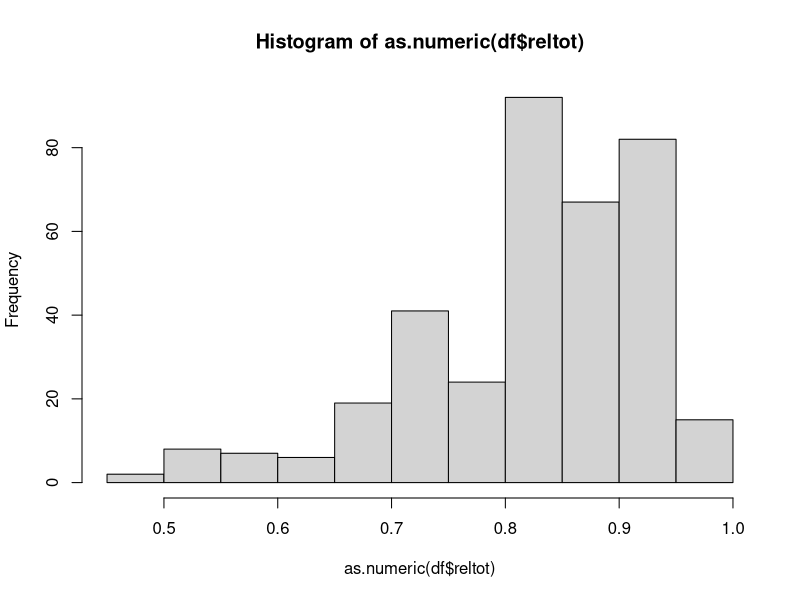
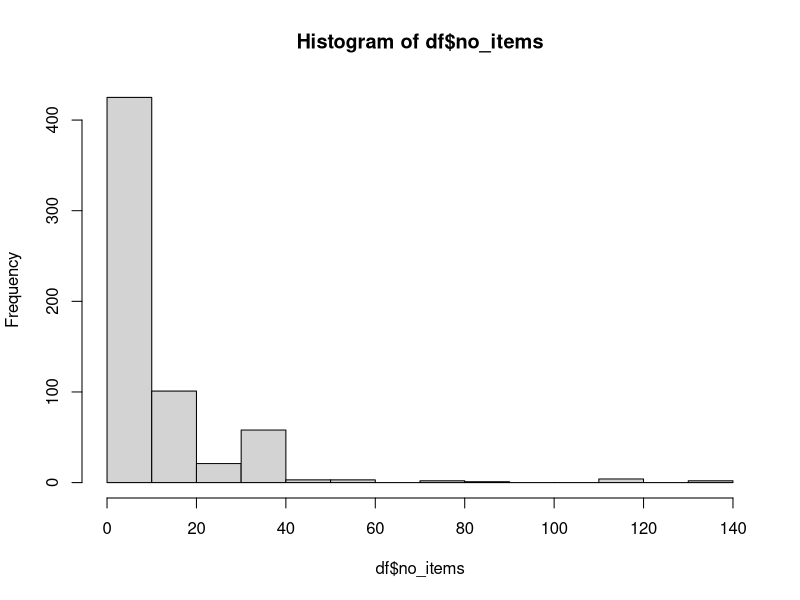

Recreate these plots in R, in order. (Note: this script raises an error after producing the figures.)
### CODE FOR MAIN STUDY SYSTEMATIC REVIEW MEASUREMENT INVARIANCE ##
### This is code to sample articles for which we will attempt to perform measurement invariance checks for step 2, 3, and 4
rm(list=ls())        # clear workspace
require("lavaan")    # to simulate factor model and run MI tests
require("readxl")    # to load codebook
require("writexl")   # to write away final codebooks

# function to check how many groups are compared for each study
assign.groups <- function(x) {
  if(is.na(x['n3_rep'])) {
    no_group <- 2
  } else if(is.na(x['n4_rep'])) {
    no_group <- 3
  } else if(is.na(x['n5_rep'])) {
    no_group <- 4 
  } else {
    no_group <- 5
  }
  return(no_group)
}

# function to count the total number of articles and studies in a dataframe
count_articles <- function(x) {
  length(unique(x$article_id_recoded))
}

count_studies <- function(x) {
  df.temp <- x %>%
    distinct(article_id, study_recoded) %>%
    group_by(article_id) %>%
    summarize("studies" = n())
  no_studies <- sum(df.temp$studies) 
  return(no_studies)
}

# load data from main study
df <- read_excel("../data/codebook-main-step1.xlsx") # load data

temp <- df[df$reflective==1,]
temp <- temp[!is.na(temp$reflective),]
temp2 <- temp[!temp$mitest_rep==1,]

# give all data points a unique id so we can delete doubles later
df$id <- 1:nrow(df)

# filter out studies that reported on doing a measurement invariance check
df$mitest_rep <- as.numeric(df$mitest_rep)
df.checked <- subset(df,mitest_rep == 1) 

# check distribution of reliabilities of all studies
df$reltot <- as.numeric(df$reltot)
hist(as.numeric(df$reltot))
mean(df$reltot, na.rm=T) # 0.83

# check distribution of number of items of all studies
df$no_items <- as.numeric(df$no_items)
hist(df$no_items)

# remove studies that checked for MI
df.notchecked <- subset(df,mitest_rep == 0)

# select only studies that report reliability and number of items
dfs <- df.notchecked[!is.na(df.notchecked$reltot) & df.notchecked$no_items != "NA" & !is.na(df.notchecked$no_items),]
count_articles(dfs) # 37 articles
count_studies(dfs)  # 68 studies

# count number of articles and studies that drop out
count_articles(temp); count_studies(temp)    # 98 articles and 151  studies in total that compare on reflective scale
count_articles(temp) - count_articles(dfs)   # 61 articles that did not have info on reliability or no items
count_studies(temp) - count_studies(dfs)     # 83 studies that did not have info on reliability or no items

# some studies have sample sizes for groups but not the total one. 
# we will assign n_rep = sum of all the group sample sizes

# calculate inter item correlation for all studies
dfs$iic <- -(dfs$reltot / (dfs$no_items * dfs$reltot - dfs$reltot - dfs$no_items))
dfs <- as.data.frame(dfs)

# how many groups are compared for each row?
dfs$no_group <- apply(dfs,1,assign.groups)

# simulate factor model and check power to detect measurement non-invariance in the intercepts
for (i in 1:nrow(dfs)) {
  
  # simulate one-factor model with specific parameter values
  k <- dfs$no_group[i]
  
  # extract sample size for each level of k groups
  if (k == 2) {
    
    nobs <- as.numeric(c(dfs$n1_rep[i],dfs$n2_rep[i]))
    
  } else if (k == 3) {
    
    nobs <- as.numeric(c(dfs$n1_rep[i],dfs$n2_rep[i],dfs$n3_rep[i]))
    
  } else if (k == 4) {
    
    nobs <- as.numeric(c(dfs$n1_rep[i],dfs$n2_rep[i],dfs$n3_rep[i],dfs$n4_rep[i]))
    
  } else if (k == 5) {
    
    nobs <- as.numeric(c(dfs$n1_rep[i],dfs$n2_rep[i],dfs$n3_rep[i],dfs$n4_rep[i],dfs$n5_rep[i]))
    
  }
  
  # if no group sample sizes reported, take the total sample size and divide it by the number of groups
  if (is.na(nobs[1])) {
    
    nobs <- round(rep(as.numeric(dfs$n_rep[i])/k,k))

  }
  
  # number of items
  q <- dfs$no_items[i]
  
  # factor loadings (square root of the inter-item correlation)
  lambdas <- rep(sqrt(dfs$iic[i]),q)
  lambda <- matrix(c(lambdas), nrow = q, ncol = 1) 
  
  # error variances (1 - lambda^2)
  errorvar <- 1 - lambdas[1:q] * lambdas[1:q]  
  theta <- matrix(0,nrow=q,ncol=q)
  diag(theta) <- errorvar
  
  # latent variance
  phi <- 1 
  
  # assign values to item intercepts 
  # (50% of groups gets intercept difference of 0.5 in all items, see line 182 for more info)
  if (k == 2) {
    
    nu <- c(0,0.5)
    
  } else if (k == 3) {
    
    nu <- c(0,0,0.5)
    
  } else if (k == 4) {
    
    nu <- c(0,0,0.5,0.5)
    
  } else if (k == 5) {
    
    nu <- c(0,0,0,0.5,0.5)
    
  }
  
  # latent mean estimate
  alpha <- rep(0,k)
  
  # column names for covariance matrices and mean vectors (needed to estimate in lavaan)
  colnms <- NA
  for(z in 1:q){
    colnms[z] <- paste0('V', z)
  }
  
  # construct covariance matrices and mean vectors for each level of k
  if (k == 2) {
    
    mu.pop.1 <- nu[1] + lambda %*% alpha[1]									                   
    mu.pop.2 <- nu[2] + lambda %*% alpha[2]
    mu.pop <- list(mu.pop.1,mu.pop.2)
    
    sigma.pop.1 <- lambda %*% phi %*% t(lambda) + theta
    colnames(sigma.pop.1) <- colnms
    sigma.pop <- list(sigma.pop.1,sigma.pop.1)
    
    
  } else if (k == 3) {
    
    mu.pop.1 <- nu[1] + lambda %*% alpha[1]									                   									                   
    mu.pop.2 <- nu[2] + lambda %*% alpha[2]
    mu.pop.3 <- nu[3] + lambda %*% alpha[3]
    mu.pop <- list(mu.pop.1,mu.pop.2,mu.pop.3)
    
    sigma.pop.1 <- lambda %*% phi %*% t(lambda) + theta
    colnames(sigma.pop.1) <- colnms
    sigma.pop <- list(sigma.pop.1,sigma.pop.1,sigma.pop.1)
    
  } else if (k == 4) {
    
    mu.pop.1 <- nu[1] + lambda %*% alpha[1]									                   
    mu.pop.2 <- nu[2] + lambda %*% alpha[2]
    mu.pop.3 <- nu[3] + lambda %*% alpha[3]
    mu.pop.4 <- nu[4] + lambda %*% alpha[4]
    mu.pop <- list(mu.pop.1,mu.pop.2,mu.pop.3,mu.pop.4)
    
    sigma.pop.1 <- lambda %*% phi %*% t(lambda) + theta
    colnames(sigma.pop.1) <- colnms
    sigma.pop <- list(sigma.pop.1,sigma.pop.1,sigma.pop.1,sigma.pop.1)
    
  } else if (k == 5) {
    
    mu.pop.1 <- nu[1] + lambda %*% alpha[1]									                   
    mu.pop.2 <- nu[2] + lambda %*% alpha[2]
    mu.pop.3 <- nu[3] + lambda %*% alpha[3]
    mu.pop.4 <- nu[4] + lambda %*% alpha[4]
    mu.pop.5 <- nu[5] + lambda %*% alpha[5]
    mu.pop <- list(mu.pop.1,mu.pop.2,mu.pop.3,mu.pop.4,mu.pop.5)
    
    sigma.pop.1 <- lambda %*% phi %*% t(lambda) + theta
    colnames(sigma.pop.1) <- colnms
    sigma.pop <- list(sigma.pop.1,sigma.pop.1,sigma.pop.1,sigma.pop.1,sigma.pop.1)
    
  }
  
  # we assigned bias in all indicators for 50% of the groups, but we only need bias in 1/3 of those indicators
  # here we assign an intercept of 0 (no bias) to 2/3 of the indicators that were 0.50. 
  for(x in 2:k){
    mu.pop[[x]][((round(q/3))+1):q] <- 0
  }
  
  # construct model syntax for lavaan to analyze
  mods.metric <- mods.scalar <- NA

  for(l in 1:q){
    mods.metric[l] <- c(paste0("F1 =~", 'V', l))
    mods.scalar[l] <- c(paste0("F1 =~", 'V', l))
    
  }

  mods.metric[q+1] <- paste0("F1~ c(", paste0(rep(0,k), sep= "",collapse = ","), ")*1")
  mods.scalar[q+1] <- paste0("F1~ c(0,", paste0(rep(NA,k-1), sep= "",collapse = ","), ")*1")
  
  # Fit metric (loadings equal across groups) and scalar invariance (loadings and intercepts equal across groups) models
  mod.metric <- cfa(mods.metric, sample.cov = sigma.pop, sample.mean = mu.pop, sample.nobs = nobs, std.lv=T, group.equal = c("loadings"))
  mod.scalar <- cfa(mods.scalar, sample.cov = sigma.pop, sample.mean = mu.pop, sample.nobs = nobs, std.lv=T, group.equal = c("loadings","intercepts"))
  
  # likelihood ratio test between the models
  mod <- anova(mod.metric,mod.scalar)

  # extract chisquare difference between the two models as NCP + extract degrees of freedom
  ncp <- mod$`Chisq diff`[2]
  dof <- mod$`Df`[2] - mod$`Df`[1]
  
  # power estimate given degrees of freedom and NCP
  # indicates power to detect intercept non-invariance in 1/3 of the indicators for 1/2 of the groups
  power.cfa.th <- 1 - pchisq(qchisq(.95, df = dof), df = dof, ncp = ncp) 
  dfs$powerncp[i] <- as.numeric(power.cfa.th)
}

# select only those studies that have a power to detect non-invariance of > 0.80
df.select <- dfs[dfs$powerncp >= 0.80,1:39]

# calculate dropout of articles/studies/comparisons that do not have enough power
count_articles(df.select); count_studies(df.select) # 35 articles and 65 studies and 294 comparisons have enough power
test <- dfs[!dfs$powerncp >= 0.80,1:39]             # 12 comparisons don't have enough power

# are the colnames for the selected studies and the ones reporting on MI the same?
colnames(df.select) == colnames(df.checked)
# id variable is only included in df.checked, not df.select

# multiple ids in both dataframes?
unique(df.checked$id) %in% unique(df.select$id)
unique(df.select$id) %in% unique(df.checked$id)

# save dataset of studies that investigated MI (step 2 and step 3)
write_xlsx(df.checked, "../data/codebook-main-step2step3-sample-without-results.xlsx")

# save final dataset of studies that we will attempt to reproduce
write_xlsx(df.select, "../data/codebook-main-step4-sample-without-results.xlsx")
